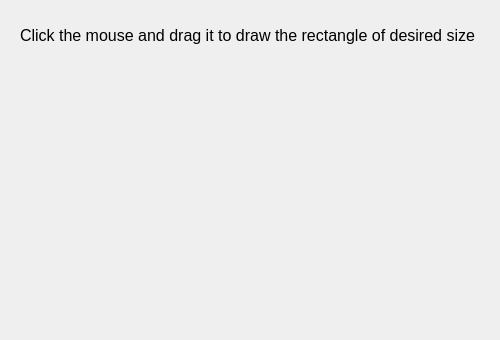
<?xml version="1.0" encoding="UTF-8"?>
<ui version="4.0">
 <class>Dialog</class>
 <widget class="QDialog" name="Dialog">
  <property name="geometry">
   <rect>
    <x>0</x>
    <y>0</y>
    <width>500</width>
    <height>340</height>
   </rect>
  </property>
  <property name="windowTitle">
   <string>Dialog</string>
  </property>
  <widget class="QLabel" name="label">
   <property name="geometry">
    <rect>
     <x>20</x>
     <y>10</y>
     <width>461</width>
     <height>51</height>
    </rect>
   </property>
   <property name="font">
    <font>
     <pointsize>12</pointsize>
    </font>
   </property>
   <property name="text">
    <string>Click the mouse and drag it to draw the rectangle of desired size</string>
   </property>
  </widget>
 </widget>
 <resources/>
 <connections/>
</ui>
